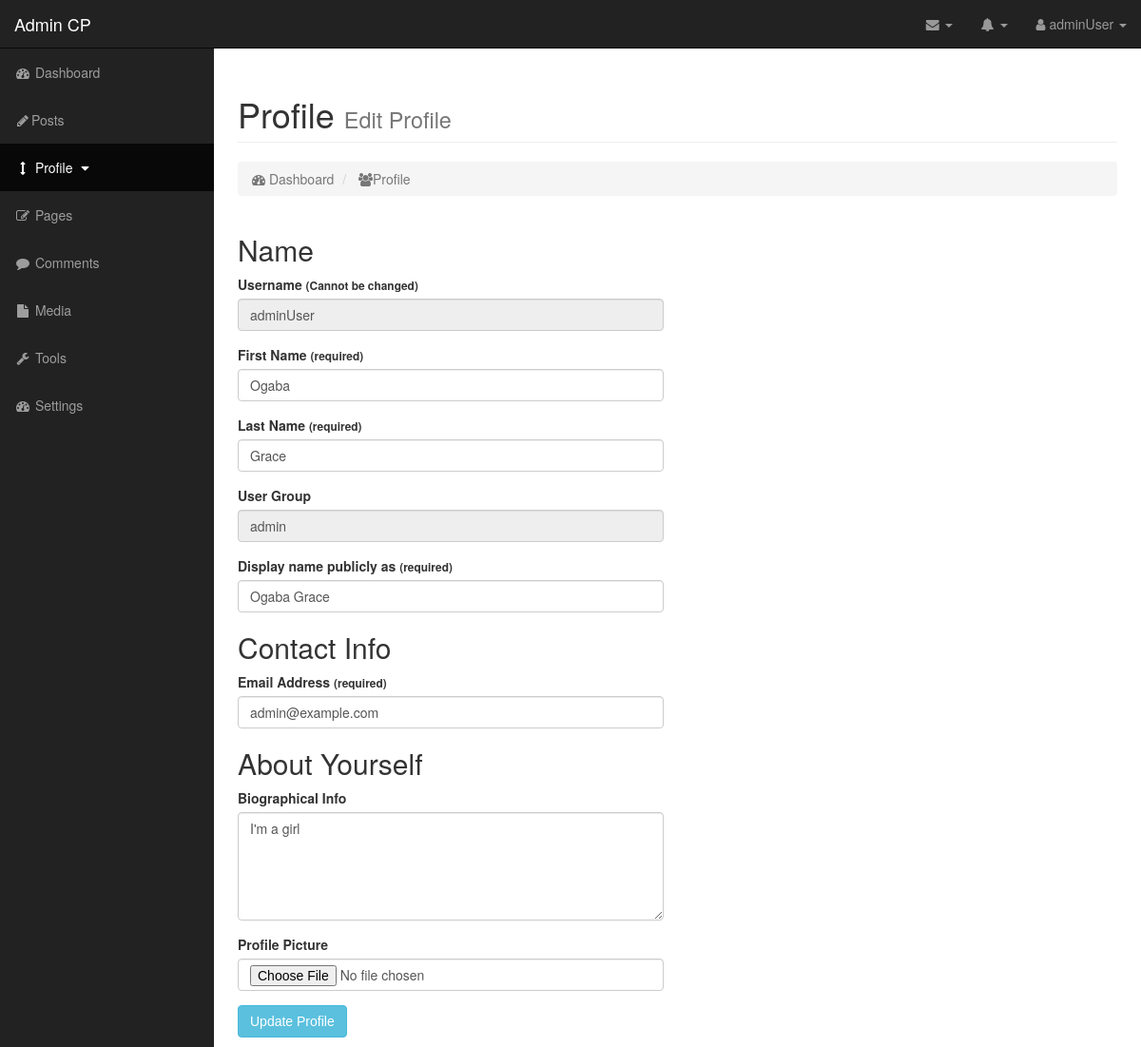
/profile.php?id=3 (signed in), run on the app's committed database.
### tables this page shows
CREATE TABLE `users` (
  `id` int(10) UNSIGNED NOT NULL,
  `userType` enum('public','author','editor','admin','superAdmin') DEFAULT NULL,
  `username` varchar(30) NOT NULL,
  `first_name` varchar(40) NOT NULL,
  `last_name` varchar(40) NOT NULL,
  `publish_name` varchar(100) NOT NULL,
  `email` varchar(40) NOT NULL,
  `bio` text NOT NULL,
  `avatar` varchar(255) NOT NULL,
  `password` char(255) NOT NULL,
  `salt` varchar(255) NOT NULL,
  `dateAdded` timestamp NOT NULL DEFAULT CURRENT_TIMESTAMP
);

### profile.php (called while the page is built, shortened)
<?php
require_once('core/init.php');
try {
	if (Input::exists('get')) {
		$user = new User(Input::get('id'));
	}
} catch (Exception $e) {
	echo $e->getMessage();
}
require_once('views/dashboard_header.inc.php');
require_once('views/dashboard_sidebar.inc.php');
require_once('views/user_profile.php');
require_once('views/dashboard_footer.inc.php');
?>

### classes/Input.php (called while the page is built, shortened)
<?php
class Input {
	public static function get($item) {
		if (isset($_POST[$item])) {
			return $_POST[$item];
		} elseif (isset($_GET[$item])) {
			return $_GET[$item];
		}
		return false;
	}
}
?>

### classes/DB.php (called while the page is built, shortened)
<?php
class DB {
	private static $_instance = null;
	private $_pdo,
			$_query,
			$_error = false,
			$_results,
			$_count = 0;
	private function __construct() {
		try {
			$this->_pdo = new PDO('mysql:host='. Config::get('mysql/host') . ';dbname='. Config::get('mysql/db'), Config::get('mysql/username'), Config::get('mysql/password'));
		} catch(PDOException $e) {
			die($e->getMessage());
		}
	}
	public static function getInstance() {
		if (!isset(self::$_instance)) {
			self::$_instance = new DB();
		}
		return self::$_instance;
	}
	public function query($sql, $params = array()) {
		$this->_error = false;
		if ($this->_query = $this->_pdo->prepare($sql)) {
			$x = 1;
			if (count($params)) {
				foreach ($params as $param) {
					$this->_query->bindValue($x, $param);
					$x++;
				}
			}
			if ($this->_query->execute()) {
				$this->_results = $this->_query->fetchAll(PDO::FETCH_OBJ);
				$this->_count = $this->_query->rowCount();
			} else {
				$this->_error = true;
			}
		}
		return $this;
	}
	public function action($action, $table, $where = array(), $orderby = null) {
		if (count($where) === 3) {
			$operators = array('=', '>', '<', '>=', '<=');
			$field    = $where[0];
			$operator = $where[1];
			$value    = $where[2];
			if (empty($orderby) && in_array($operator, $operators)) {
				$sql = "{$action} FROM {$table} WHERE {$field} {$operator} ?";
				if (!$this->query($sql, array($value))->error()) {
					return $this;
				}
			}
		}
		return false;
	}
	public function get($table, $where, $orderby = null) {
		if (!empty($orderby)) {
			return $this->action('SELECT *', $table, $where, $orderby);
		} else {
			return $this->action('SELECT *', $table, $where);
		}
	}
	public function results() {
		return $this->_results;
	}
	public function first() {
		return $this->results()[0];
	}
	public function error() {
		return $this->_error;
	}
	public function count() {
		return $this->_count;
	}
}
?>

### classes/Config.php (called while the page is built)
<?php
class Config {
	public static function get($path = null) {
		if ($path) {
			$config = $GLOBALS['config'];
			$path = explode('/', $path);
			foreach ($path as $bit) {
				if (isset($config[$bit])) {
					$config = $config[$bit];
				}
			}
			return $config;
		}
		return false;
	}
}
?>

### classes/User.php (called while the page is built, shortened)
<?php
class User {
	private $_db;
	private $_data;
	function __construct($user = null) {
		$this->_db = DB::getInstance();
		$this->_sessionName = Config::get('session/session_name');
		if (!$user) {
			if (Session::exists($this->_sessionName)) {
				$user = Session::get($this->_sessionName);
				if($this->find($user)) {
					$this->_isLoggedIn = true;
				} else {
					$this->_isLoggedIn = false;
				}
			}
		} else {
			$this->find($user);
		}
	}
	public function find($user = null) {
		if ($user) {
			$field = (is_numeric($user)) ? 'id' : 'username';
			$data = $this->_db->get('users', array($field, '=', $user));
			if ($data->count()) {
				$this->_data = $data->first();
				return true;
			}
		}
		return false;
	}
	public function data() {
		return $this->_data;
	}
}
?>

### views/user_profile.php (the view, shortened to what this page needs)
<div id="page-wrapper">
    <div class="container-fluid">
        <div class="row">
            <div class="col-lg-12">
                <h1 class="page-header">
                    Profile <small>Edit Profile</small>
                </h1>
                <ol class="breadcrumb">
                    <li class="active">
                        <i class="fa fa-dashboard"></i> Dashboard
                    </li>
                    <li class="active">
                        <i class="fa fa-users"></i>Profile
                    </li>
                </ol>
            </div>
        </div>
     <div class="row">
		<div class="col-lg-6">
			<form role="form" method="post" action="">
				<h2>Name</h2>
				<div class="form-group">
	                <label>Username <small>(Cannot be changed)</small></label>
	                <input class="form-control" name="username" value="<?php echo $user->data()->username; ?>" disabled>
	            </div>
	            <div class="form-group">
	                <label>First Name <small>(required)</small></label>
	                <input type="text" class="form-control" name="first_name" value="<?php echo $user->data()->first_name; ?>">
	            </div>
	            <div class="form-group">
	                <label>Last Name <small>(required)</small></label>
	                <input type="text" class="form-control" name="last_name" value="<?php echo $user->data()->last_name; ?>">
	            </div>
	            <div class="form-group">
	                <label>User Group </label>
	                <input type="text" class="form-control" name="usergroup" value="<?php echo $user->data()->userType; ?>" disabled>
	            </div>
	            <div class="form-group">
	                <label>Display name publicly as <small>(required)</small></label>
	                <input type="text" class="form-control" name="publish_name" value="<?php echo $user->data()->publish_name; ?>">
	            </div>
	            <h2>Contact Info</h2>
	            <div class="form-group">
	                <label>Email Address <small>(required)</small></label>
	                <input type="email" class="form-control" name="email" value="<?php echo $user->data()->email; ?>">
	            </div>
	            <h2>About Yourself</h2>
	            <div class="form-group">
	                <label>Biographical Info</label>
	                <textarea class="form-control" rows="5" id="comment" name="bio"><?php echo $user->data()->bio; ?></textarea>
	            </div>
	            <div class="form-group">
	                <label>Profile Picture</label>
	                <input type="file" name="fileToUpload" id="fileToUpload" class="form-control">
	            </div>
		  		<button type="submit" class="btn btn-info" id="login-button">Update Profile</button>
			</form>
		</div>
	</div>
    </div>
</div>

### views/dashboard_header.inc.php (shortened to what this page needs)
<!DOCTYPE html>
<html lang="en">
<head>
    <link href="css/dashboard/bootstrap.min.css" rel="stylesheet">
    <link href="css/sb-admin.css" rel="stylesheet">
    <link href="css/mystyle.css" rel="stylesheet">
    <link href="css/plugins/morris.css" rel="stylesheet">
    <link href="lib/font-awesome/css/font-awesome.min.css" rel="stylesheet">
</head>
<body>
    <div id="wrapper">
        <nav class="navbar navbar-inverse navbar-fixed-top" role="navigation">
            <div class="navbar-header">
                <a class="navbar-brand" href="dashboard.php">Admin CP</a>
            </div>
            <ul class="nav navbar-right top-nav">
                <li class="dropdown">
                    <a href="#" class="dropdown-toggle" data-toggle="dropdown"><i class="fa fa-envelope"></i> <b class="caret"></b></a>
                </li>
                <li class="dropdown">
                    <a href="#" class="dropdown-toggle" data-toggle="dropdown"><i class="fa fa-bell"></i> <b class="caret"></b></a>
                </li>
                <li class="dropdown">
                    <a href="#" class="dropdown-toggle" data-toggle="dropdown"><i class="fa fa-user"></i><?php echo ' ' . $user->data()->username . ' '; ?><b class="caret"></b></a>
                </li>
            </ul>

### css/sb-admin.css (style rules this page uses)
body { margin-top: 100px; background-color: #222; }
@media (min-width:768px) { body { margin-top: 50px; } }
#wrapper { padding-left: 0; }
#page-wrapper { width: 100%; padding: 0; background-color: #fff; }
@media (min-width:768px) { #wrapper { padding-left: 225px; } }
@media (min-width:768px) { #page-wrapper { padding: 10px; } }
.top-nav { padding: 0 15px; }
.top-nav>li { display: inline-block; float: left; }
.top-nav>li>a { padding-top: 15px; padding-bottom: 15px; line-height: 20px; color: #999; }

### css/mystyle.css (style rules this page uses)
#login-button { text-decoration: none; }
#comment-form label,button { font-weight: bold; font-family: Helvetica, Arial, sans-serif; }

### data on the page
users: username "adminUser", first_name "Ogaba", last_name "Grace", usergroup "admin", publish_name "Ogaba Grace", email "admin@example.com", bio "I'm a girl"
